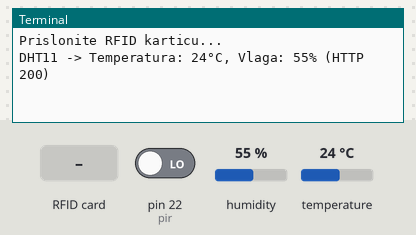
Bench run of a program on a simulated Raspberry Pi (header pin numbers). Shown: the last lines printed to the terminal. The inputs (shaded band) are chosen by the test bench; at power-on: pin 22 (pir) LOW, humidity 55 %, temperature 24 °C. The RFID card's data blocks start empty; web requests get an empty 200 reply after 0.4 s; threads take turns every 2 ms; the clock reads 2024-03-15 10:24:30 at power-on unless the program sets it.

Above: at 1.2 s.
1.3 s: pin 22 (pir) driven HIGH
At 3.3 s:
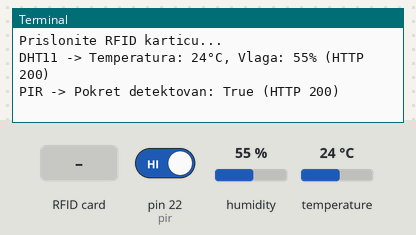
3.6 s: RFID card 5E 7A 19 C4 held to the reader
At 4.1 s:
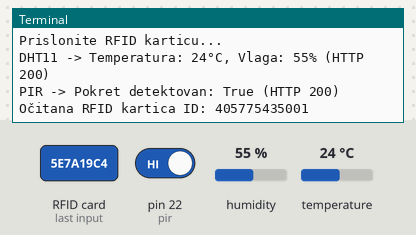
10.9 s: pin 22 (pir) driven LOW
At 17.1 s:
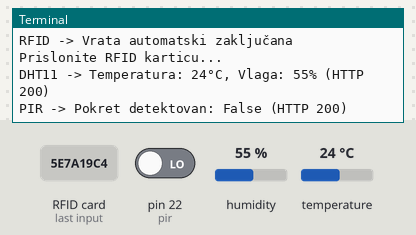
17.4 s: humidity set to 22 %
At 24.9 s:
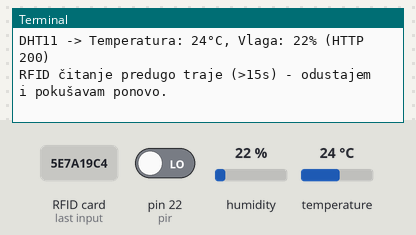
25.9 s: temperature set to 12 °C
27.4 s: humidity set to 40 %
At 29.7 s:
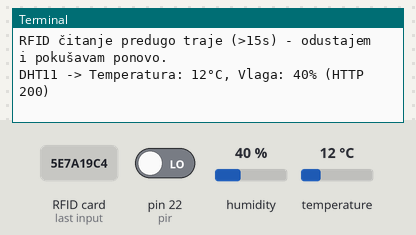
Timing chart, 0 to 29.9 s (numbered marks = the images above; inputs shaded):
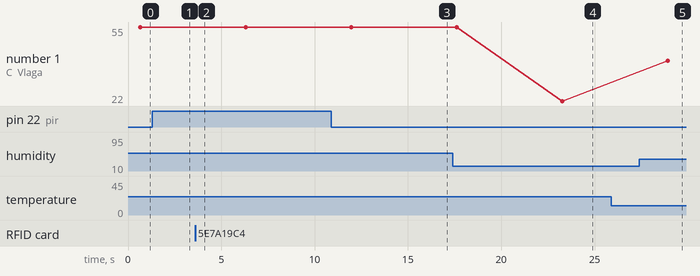

The program:

all_sensors.py
```python
import time
import threading
import queue
import requests
import adafruit_dht
import board
from gpiozero import MotionSensor, DigitalInputDevice
import RPi.GPIO as GPIO
from mfrc522 import SimpleMFRC522


# ==========================================
# FASTAPI SERVER
# ==========================================

ENV_API_URL = "http://127.0.0.1:8000/devices/env_sensor_1"
MOTION_API_URL = "http://127.0.0.1:8000/devices/motion_sensor_1"
FLAME_API_URL = "http://127.0.0.1:8000/devices/flame_sensor_1"
RFID_API_URL = "http://127.0.0.1:8000/devices/rfid_reader_1"


# ==========================================
# DHT11 SENZOR
# DATA -> GPIO17
# ==========================================

dht_device = adafruit_dht.DHT11(board.D17)


def read_dht():
    while True:
        try:
            temperature = dht_device.temperature
            humidity = dht_device.humidity

            if temperature is not None and humidity is not None:
                response = requests.put(
                    ENV_API_URL,
                    json={"temperature": temperature, "humidity": humidity},
                    timeout=5
                )

                print(
                    f"DHT11 -> Temperatura: {temperature}°C, "
                    f"Vlaga: {humidity}% "
                    f"(HTTP {response.status_code})"
                )

        except RuntimeError as error:
            print(f"Greška DHT11 senzora: {error.args[0]}")

        except requests.RequestException as error:
            print(f"Greška ka ENV serveru: {error}")

        except Exception as error:
            print(f"Neočekivana greška DHT11: {error}")

        time.sleep(5)


# ==========================================
# PIR SENZOR
# DATA -> GPIO22
# ==========================================

pir = MotionSensor(22)

MOTION_TIMEOUT = 5  # sekundi bez pokreta pre nego što se javi "nema pokreta"


def send_motion(detected):
    try:
        response = requests.put(
            MOTION_API_URL,
            json={"motion_detected": detected},
            timeout=5
        )
        print(f"PIR -> Pokret detektovan: {detected} (HTTP {response.status_code})")
    except requests.RequestException as error:
        print(f"Greška ka MOTION serveru: {error}")


def monitor_pir():
    last_motion_time = None
    motion_sent = False

    while True:
        try:
            if pir.is_active:
                last_motion_time = time.time()
                if not motion_sent:
                    send_motion(True)
                    motion_sent = True
            elif motion_sent and time.time() - last_motion_time >= MOTION_TIMEOUT:
                send_motion(False)
                motion_sent = False
        except Exception as error:
            print(f"Greška PIR senzora: {error}")

        time.sleep(0.5)


# ==========================================
# SENZOR PLAMENA
# DO -> GPIO6
# ==========================================

flame_sensor = DigitalInputDevice(6, pull_up=True)


def send_flame_status(detected):
    try:
        response = requests.put(
            FLAME_API_URL,
            json={"flame_detected": detected},
            timeout=5
        )
        print(f"Plamen detektovan: {detected} (HTTP {response.status_code})")
    except requests.RequestException as error:
        print(f"Greška ka serveru: {error}")


def monitor_flame():
    while True:
        try:
            flame_sensor.wait_for_active()
            send_flame_status(True)

            flame_sensor.wait_for_inactive()
            send_flame_status(False)
        except Exception as error:
            print(f"Greška senzora plamena: {error}")
            time.sleep(1)


# ==========================================
# RFID ČITAČ (MFRC522, SPI, RST -> GPIO25)
# ==========================================

rfid_reader = SimpleMFRC522()

RFID_UNLOCK_DURATION = 5  # sekundi koliko vrata ostaju "otključana" pre auto-zaključavanja
RFID_READ_TIMEOUT = 15  # sekundi - ako reader.read() ne vrati ništa za ovo vreme, odustaje se od tog pokušaja


def _blocking_read(result_queue):
    # Ovo se izvršava u pomoćnoj niti jer reader.read() ume da se
    # zaglavi zauvek u internoj petlji biblioteke (bez izuzetka, bez
    # povratka) - tada glavna nit napusti join() po timeout-u i ova
    # nit ostaje "obešena" u pozadini kao daemon, bezopasno.
    try:
        result_queue.put(rfid_reader.read())
    except Exception as error:
        result_queue.put(error)


def monitor_rfid():
    print("Prislonite RFID karticu...")
    while True:
        try:
            # Resetuje registre/antenu čitača preko VEĆ otvorene SPI veze
            # (ne otvara novu - to je ono što je ranije pokvarilo čitanje).
            rfid_reader.READER.MFRC522_Init()

            result_queue = queue.Queue(maxsize=1)
            read_thread = threading.Thread(
                target=_blocking_read,
                args=(result_queue,),
                daemon=True
            )
            read_thread.start()
            read_thread.join(timeout=RFID_READ_TIMEOUT)

            if read_thread.is_alive():
                print(f"RFID čitanje predugo traje (>{RFID_READ_TIMEOUT}s) - odustajem i pokušavam ponovo.")
                continue

            result = result_queue.get()
            if isinstance(result, Exception):
                raise result
            id, text = result

            tag_id = str(id)
            print(f"Očitana RFID kartica ID: {tag_id}")

            requests.put(RFID_API_URL, json={"tag_id": tag_id}, timeout=5)

            time.sleep(RFID_UNLOCK_DURATION)

            requests.put(RFID_API_URL, json={"access_granted": False}, timeout=5)
            print("RFID -> Vrata automatski zaključana")
            print("Prislonite RFID karticu...")

        except requests.RequestException as error:
            print(f"Greška ka serveru: {error}")

        except Exception as error:
            print(f"Greška RFID čitača: {error}")


# ==========================================
# POKRETANJE SVIH SENZORA
# ==========================================

threads = [
    threading.Thread(target=read_dht, daemon=True),
    threading.Thread(target=monitor_pir, daemon=True),
    threading.Thread(target=monitor_flame, daemon=True),
    threading.Thread(target=monitor_rfid, daemon=True),
]

for t in threads:
    t.start()


# ==========================================
# GLAVNI PROGRAM
# ==========================================

try:
    while True:
        time.sleep(1)

except KeyboardInterrupt:
    print("\nProgram zaustavljen.")

finally:
    dht_device.exit()
    pir.close()
    flame_sensor.close()
    GPIO.cleanup()
```

Measured:
- after the input at 1.3 s, the terminal: prints a new line after 0.86 s (image 1)
- after the input at 3.6 s, the terminal: prints a new line at once (image 2)
- after the input at 10.9 s, the terminal: prints a new line after 5.1 s (image 3)
- after the input at 17.4 s, the terminal: prints a new line after 5.9 s (image 4)
- after the input at 27.4 s, the terminal: prints a new line after 1.5 s (image 5)
- plotted number 1: 55 → 22 after the input at 17.4 s, 22 → 40 after the input at 27.4 s
